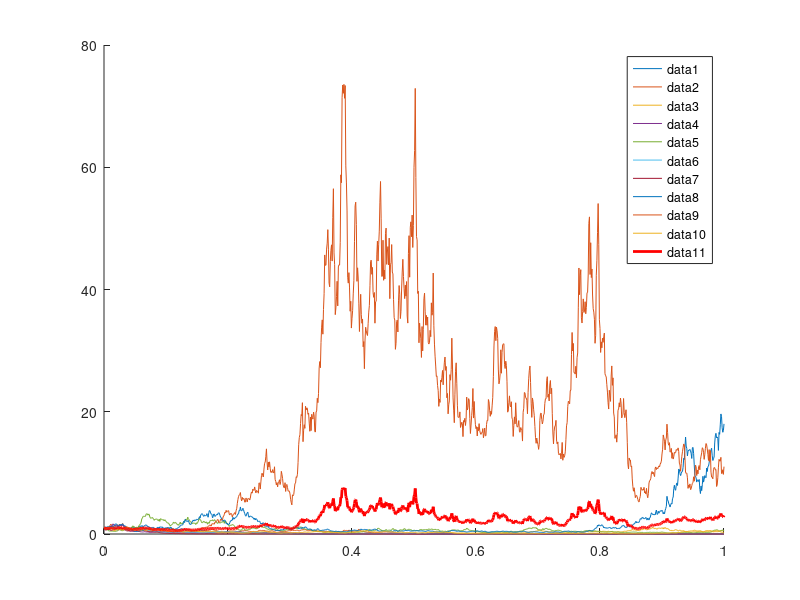

Reproduce this figure in MATLAB.
clc
clear all
close all

N=1000; T=1;
M=10; phi=3;
dt=T/N;
t=0:dt:T;

for i=1:M
    B=[0 cumsum(sqrt(dt)*randn(1,N))];
    z(i,:)=exp(-phi*B - 0.5*phi^2*t);
end

zavg=mean(z);
hold on
plot(t,z)
plot(t,zavg,'r','linewidth',2)
legend('show')

%legend(arrayfun(@(i)['Path',num2str(i)],1:M,'UniformOutput',false),'Average Path')
